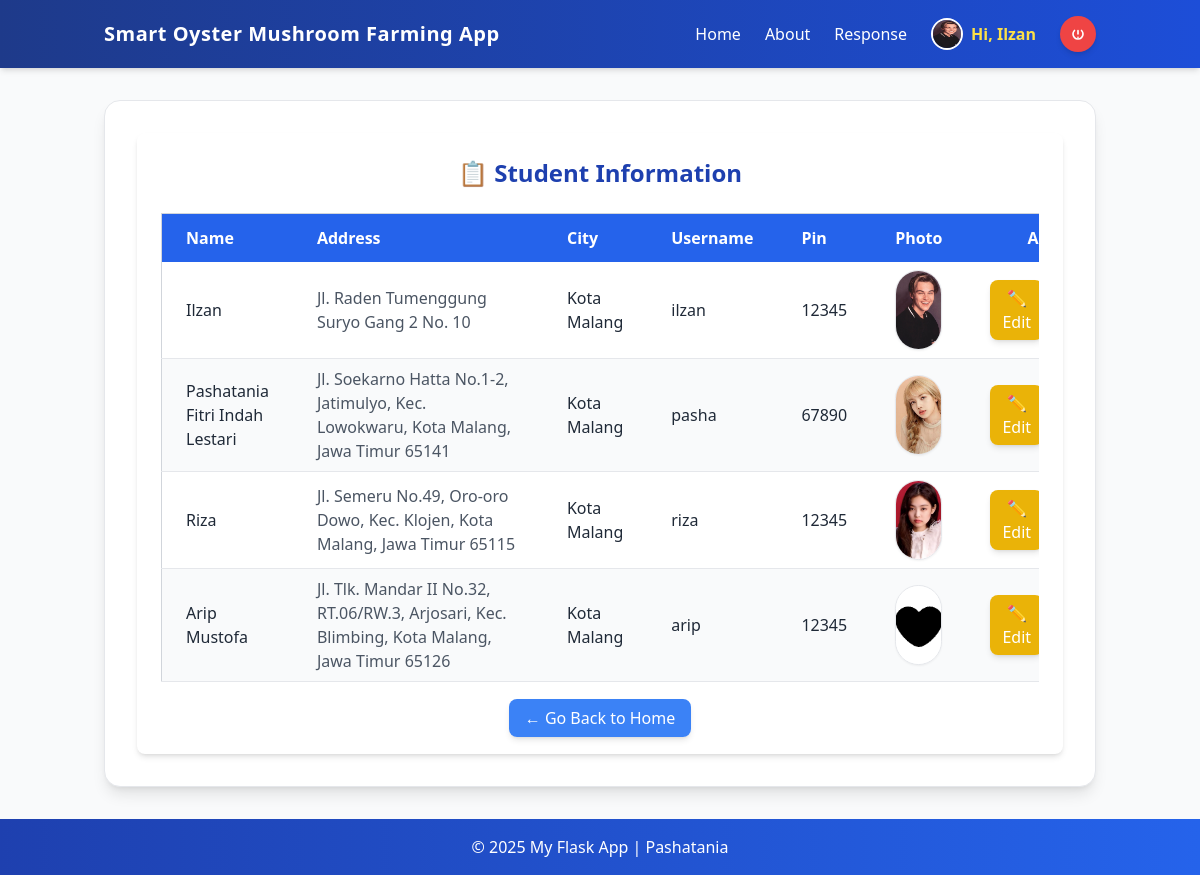
The app's page /list (signed in) with its own data.
### tables this page shows
CREATE TABLE students (
        id INTEGER PRIMARY KEY AUTOINCREMENT,
        name TEXT,
        address TEXT,
        city TEXT,
        username TEXT,
        pin TEXT,
        photo TEXT
    );

### app.py (the view)
@app.route('/list')
def list_records():
    if "user" not in session:
        return redirect(url_for("login"))
    con = sql.connect(DB_PATH)
    con.row_factory = sql.Row
    cur = con.cursor()
    cur.execute("SELECT * FROM students")
    rows = cur.fetchall()
    con.close()
    return render_template("listsql.html", rows=rows)

### app.py (called while the page is built)
@app.context_processor
def inject_user():
    user = session.get("user")
    return dict(user=user)

### templates/listsql.html (shortened to what this page needs)
{% extends "base.html" %}
{% block content %}
<div class="p-6 bg-white shadow-md rounded-lg max-w-6xl mx-auto">
  <h3 class="text-2xl font-bold text-blue-800 mb-6 text-center">
    📋 Student Information
  </h3>
  <div class="overflow-x-auto">
    <table class="w-full table-auto border border-gray-300 rounded-lg">
      <thead class="bg-blue-600 text-white">
        <tr>
          <th class="py-3 px-6 text-left">Name</th>
          <th class="py-3 px-6 text-left min-w-[250px]">Address</th>
          <th class="py-3 px-6 text-left">City</th>
            <th class="py-3 px-6 text-left">Username</th>
          <th class="py-3 px-6 text-left">Pin</th>
          <th class="py-3 px-6 text-center">Photo</th>
          <th class="py-3 px-6 text-center">Actions</th>
        </tr>
      </thead>
      <tbody>
        {% for row in rows %}
        <tr class="border-b odd:bg-white even:bg-gray-50 hover:bg-gray-100 transition">
          <td class="py-2 px-6 font-medium text-gray-800">{{ row["name"] }}</td>
          <td class="py-2 px-6 min-w-[250px] whitespace-normal break-words text-gray-600">
            {{ row["address"] }}
          </td>
          <td class="py-2 px-6">{{ row["city"] }}</td>
            <td class="py-2 px-6">{{ row["username"] }}</td>
          <td class="py-2 px-6">{{ row["pin"] }}</td>
          <td class="py-2 px-6 text-center">
            {% if row.photo %}
              <img src="{{ url_for('static', filename='uploads/' ~ row.photo) }}"
                   class="h-20 w-20 object-cover rounded-full border shadow-sm mx-auto">
            {% else %}
              <span class="text-gray-400 italic">No Photo</span>
            {% endif %}
          </td>
          <td class="py-2 px-6 text-center">
            <div class="flex justify-center gap-2">
              <a href="/edit/{{ row['id'] }}"
                 class="bg-yellow-500 hover:bg-yellow-600 text-white py-1.5 px-3 rounded-lg shadow-md transition">
                 ✏️ Edit
              </a>
            </div>
          </td>
        </tr>
        {% endfor %}
      </tbody>
    </table>
  </div>
  <div class="text-center mt-6">
    <a href="/"
       class="bg-blue-500 hover:bg-blue-600 text-white py-2 px-4 rounded-lg shadow-md transition">
       ← Go Back to Home
    </a>
  </div>
</div>
{% endblock %}

### templates/base.html (shortened to what this page needs)
<!DOCTYPE html>
<html lang="en">
<head>
  <script src="https://cdn.tailwindcss.com"></script>
</head>
<body class="flex flex-col min-h-screen bg-gray-50 text-gray-800">
<nav class="bg-gradient-to-r from-blue-900 to-blue-700 text-white shadow-md">
  <div class="container mx-auto flex items-center justify-between p-4">
    <a href="/" class="text-xl font-bold tracking-wide">Smart Oyster Mushroom Farming App</a>
    <ul class="hidden md:flex space-x-6 font-medium items-center" id="menu">
      <li><a href="/" class="hover:text-yellow-300 {% if request.path == '/' %}text-yellow-400 font-semibold{% endif %}">Home</a></li>
      <li><a href="/about" class="hover:text-yellow-300 {% if request.path == '/about' %}text-yellow-400 font-semibold{% endif %}">About</a></li>
      <li><a href="/response" class="hover:text-yellow-300 {% if request.path == '/response' %}text-yellow-400 font-semibold{% endif %}">Response</a></li>
      {% if user %}
        <li class="flex items-center space-x-2">
          {% if user.photo %}
            <img src="{{ url_for('static', filename='uploads/' ~ user.photo) }}" alt="Foto" class="w-8 h-8 rounded-full border-2 border-white">
          {% else %}
            <img src="{{ url_for('static', filename='default-avatar.png') }}" alt="Foto" class="w-8 h-8 rounded-full border-2 border-white">
          {% endif %}
          <span class="text-yellow-300 font-semibold">Hi, {{ user.name }}</span>
        </li>
        <li>
          <a href="{{ url_for('logout') }}" onclick="return confirmLogout()"
             class="flex items-center justify-center bg-red-500 hover:bg-red-600 p-2 rounded-full shadow-md transition"
             title="Logout">
            <svg xmlns="http://www.w3.org/2000/svg" fill="none" viewBox="0 0 24 24"
                 stroke="currentColor" class="w-5 h-5 text-white">
              <path stroke-linecap="round" stroke-linejoin="round" stroke-width="2"
                    d="M12 8v4m0 4h.01M16.24 7.76a6 6 0 11-8.48 0" />
            </svg>
          </a>
        </li>
      {% else %}
        <li>
          <a href="{{ url_for('login') }}" class="bg-green-500 hover:bg-green-600 text-white py-1 px-3 rounded-lg shadow-md">Login</a>
        </li>
      {% endif %}
    </ul>
  </div>
</nav>
  <main class="flex-grow container mx-auto px-4 py-8">
    <div class="w-full bg-white rounded-2xl shadow-lg p-8 border border-gray-200">
      {% block content %}
      {% endblock %}
    </div>
  </main>
  <footer class="bg-gradient-to-r from-blue-800 to-blue-600 text-white text-center py-4 mt-auto">
    &copy; 2025 My Flask App | Pashatania
  </footer>
</body>
</html>

### records on screen
students: name "Ilzan", address "Jl. Raden Tumenggung Suryo Gang 2 No. 10", city "Kota Malang", username "ilzan", pin "12345", photo (picture)
students: name "Pashatania Fitri Indah Lestari", address "Jl. Soekarno Hatta No.1-2, Jatimulyo, Kec. Lowokwaru, Kota Malang, Jawa Timur 65141", city "Kota Malang", username "pasha", pin "67890", photo (picture)
students: name "Riza", address "Jl. Semeru No.49, Oro-oro Dowo, Kec. Klojen, Kota Malang, Jawa Timur 65115", city "Kota Malang", username "riza", pin "12345", photo (picture)
students: name "Arip Mustofa", address "Jl. Tlk. Mandar II No.32, RT.06/RW.3, Arjosari, Kec. Blimbing, Kota Malang, Jawa Timur 65126", city "Kota Malang", username "arip", pin "12345", photo (picture)

### other values on screen
{{ user.name }} "Ilzan"
